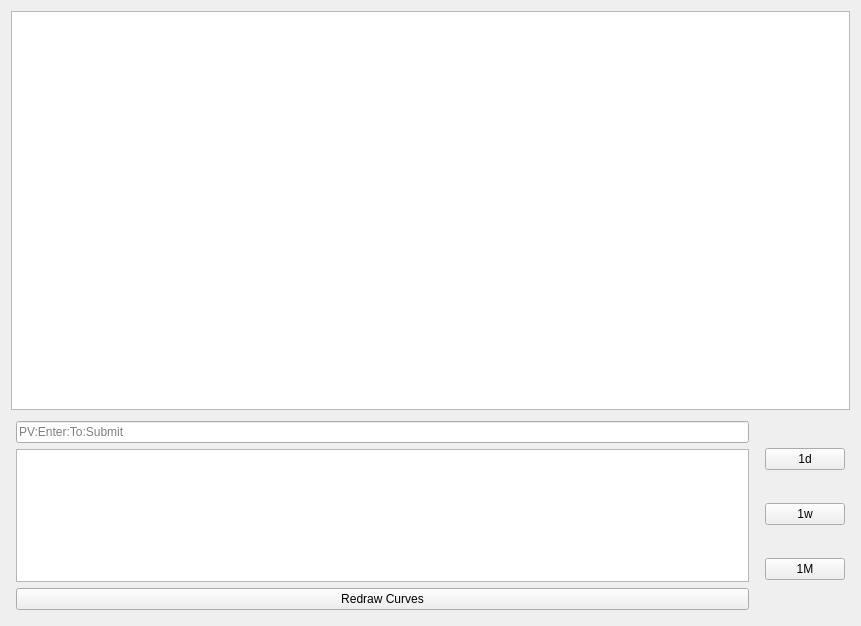
<?xml version="1.0" encoding="UTF-8"?>
<ui version="4.0">
 <class>Form</class>
 <widget class="QWidget" name="Form">
  <property name="geometry">
   <rect>
    <x>0</x>
    <y>0</y>
    <width>861</width>
    <height>626</height>
   </rect>
  </property>
  <property name="sizePolicy">
   <sizepolicy hsizetype="Preferred" vsizetype="Preferred">
    <horstretch>0</horstretch>
    <verstretch>0</verstretch>
   </sizepolicy>
  </property>
  <property name="windowTitle">
   <string>Form</string>
  </property>
  <layout class="QVBoxLayout" name="verticalLayout" stretch="2,1">
   <item>
    <widget class="PyDMArchiverTimePlot" name="time_plot">
     <property name="toolTip">
      <string>Right-click to open plot options</string>
     </property>
     <property name="toolTipDuration">
      <number>5000</number>
     </property>
    </widget>
   </item>
   <item>
    <layout class="QHBoxLayout" name="control_layout">
     <item>
      <layout class="QVBoxLayout" name="signal_layout">
       <property name="leftMargin">
        <number>5</number>
       </property>
       <property name="topMargin">
        <number>5</number>
       </property>
       <property name="rightMargin">
        <number>5</number>
       </property>
       <property name="bottomMargin">
        <number>5</number>
       </property>
       <item>
        <widget class="QLineEdit" name="input_field">
         <property name="placeholderText">
          <string>PV:Enter:To:Submit</string>
         </property>
        </widget>
       </item>
       <item>
        <widget class="QTableView" name="curve_list"/>
       </item>
       <item>
        <widget class="QPushButton" name="redraw_button">
         <property name="text">
          <string>Redraw Curves</string>
         </property>
        </widget>
       </item>
      </layout>
     </item>
     <item>
      <layout class="QVBoxLayout" name="verticalLayout_2">
       <property name="leftMargin">
        <number>5</number>
       </property>
       <property name="topMargin">
        <number>5</number>
       </property>
       <property name="rightMargin">
        <number>5</number>
       </property>
       <property name="bottomMargin">
        <number>5</number>
       </property>
       <item>
        <widget class="QPushButton" name="button_day">
         <property name="sizePolicy">
          <sizepolicy hsizetype="Minimum" vsizetype="Fixed">
           <horstretch>0</horstretch>
           <verstretch>0</verstretch>
          </sizepolicy>
         </property>
         <property name="text">
          <string>1d</string>
         </property>
        </widget>
       </item>
       <item>
        <widget class="QPushButton" name="button_week">
         <property name="text">
          <string>1w</string>
         </property>
        </widget>
       </item>
       <item>
        <widget class="QPushButton" name="button_month">
         <property name="text">
          <string>1M</string>
         </property>
        </widget>
       </item>
      </layout>
     </item>
    </layout>
   </item>
  </layout>
 </widget>
 <customwidgets>
  <customwidget>
   <class>PyDMTimePlot</class>
   <extends>QGraphicsView</extends>
   <header>pydm.widgets.timeplot</header>
  </customwidget>
  <customwidget>
   <class>PyDMArchiverTimePlot</class>
   <extends>PyDMTimePlot</extends>
   <header>pydm.widgets.archiver_time_plot</header>
  </customwidget>
 </customwidgets>
 <resources/>
 <connections/>
</ui>
